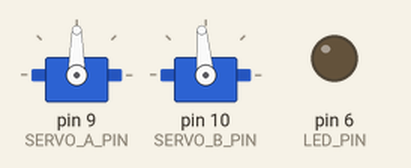
Simulated run of this sketch. Board: Arduino Uno, built with avr-gcc and run on an emulated ATmega328P. On the bench: 2 × servo, output pins drawn as LEDs (lit = HIGH). What the sketch prints to the serial monitor is not drawn.

Above: at 0.1 s.
At 2.2 s:
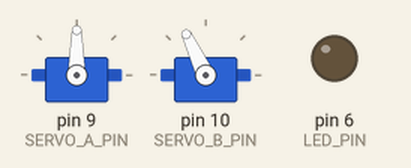
At 9.4 s:
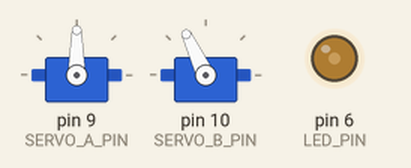
At 28.4 s:
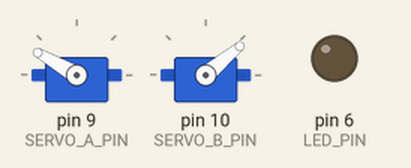
At 33.9 s:
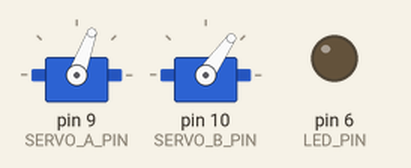
At 37.0 s:
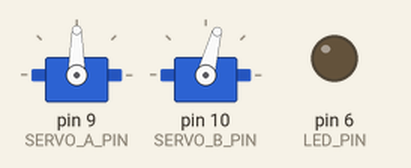
Timing chart, 0 to 38.5 s (numbered marks = the images above):
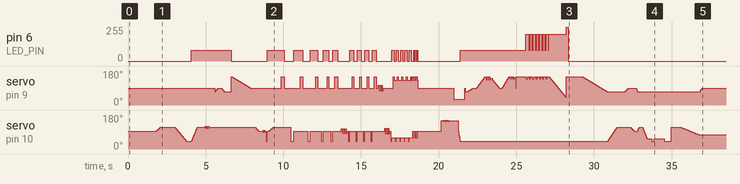

The sketch:

02_useless_box_battle.ino
```cpp
/*
  ═══════════════════════════════════════════════════════════════════════════════
  USELESS BOX — BATTLE OF THE SERVOS
  ═══════════════════════════════════════════════════════════════════════════════
  Hardware:
    Servo A   → D9   — presses the OFF button (right servo)
    Servo B   → D10  — presses the ON  button (left servo)
    LED       → D6   — **100 ohm resistor
*/

#include <Servo.h>

// ── PINS ─────────────────────────────────────────────────────────────────────
const int SERVO_A_PIN   = 9;
const int SERVO_B_PIN   = 10;
const int LED_PIN       = 6;

// Angles for the regular positions used throughout code
const int A_HOME  = 90;   // Center resting / staredown
const int A_PRESS = 150;  // ◄ Presses OFF button — calibrate first
const int A_LED   = 70;   // Looking at LED
const int A_READY = 130;

const int B_HOME  = 95;   // Center resting / staredown
const int B_PRESS = 40;   // ◄ Presses ON button — calibrate first
const int B_LED   = 115;  // Looking at LED
const int B_DROOP = 75;   // Dejected — arm hanging away from button
const int B_READY = 60;

// LED brightness levels
const int LED_OFF    = 0;
const int LED_DIM    = 80;
const int LED_BRIGHT = 200;
const int LED_MAX    = 255;

// Globals
Servo servoA;
Servo servoB;
int   ledLevel = LED_OFF;

// Servo movement functions for consistent style and LED control

// Smooth sweep - stepDelay controls timing: 5=quick  15=normal  25=slower (any timing can be used)
void sweep(Servo &srv, int fromAngle, int toAngle, int stepDelay) {
  int step = (fromAngle < toAngle) ? 1 : -1;
  for (int pos = fromAngle; pos != toAngle + step; pos += step) {
    srv.write(pos);
    delay(stepDelay);
  }
}

// Instant move with optional settle time
void snap(Servo &srv, int angle, int settleMs = 150) {
  srv.write(angle);
  delay(settleMs);
}

// Irritation wiggle at a given position
void wiggle(Servo &srv, int centerAngle, int amount, int reps, int speed = 70) {
  for (int i = 0; i < reps; i++) {
    srv.write(centerAngle + amount);
    delay(speed);
    srv.write(centerAngle - amount);
    delay(speed);
  }
  srv.write(centerAngle);
  delay(80);
}

// LED control
void ledOn(int brightness = LED_DIM) {
  ledLevel = brightness;
  analogWrite(LED_PIN, ledLevel);
}
void ledOff() {
  ledLevel = LED_OFF;
  analogWrite(LED_PIN, LED_OFF);
}

// Quick press and return — ledAction: 1=on  -1=off  0=no change
void quickPress(Servo &srv, int pressAngle, int homeAngle,
                int holdMs, int returnMs, int ledAction = 0) {
  srv.write(pressAngle);
  delay(holdMs);
  if (ledAction ==  1) ledOn(LED_DIM);
  if (ledAction == -1) ledOff();
  srv.write(homeAngle);
  delay(returnMs);
}

// Animation Scenes for servo movements and LED control
void scene_1() {
  delay(600);

  sweep(servoB, B_HOME, B_LED, 15);
  delay(900);

  sweep(servoB, B_LED, B_PRESS, 10);
  delay(300);
  ledOn(LED_DIM);
  sweep(servoB, B_PRESS, B_LED, 5);
  delay(500);
  wiggle(servoB, B_LED, 5, 3, 45);
}

void scene_2() {
  snap(servoA, A_HOME, A_LED);
  delay(200);

  sweep(servoA, A_LED, A_HOME, 10);
  delay(200);

  sweep(servoA, A_HOME, A_LED, 10);
  delay(300);

  snap(servoA, A_LED, A_PRESS);
  ledOff();
  sweep(servoA, A_PRESS, A_HOME, 20);
  delay(300);

  sweep(servoB, B_LED, B_HOME, 10);
  delay(300);

  wiggle(servoB, B_HOME, 5, 3, 20);

  snap(servoB, B_PRESS, 80);
  ledOn(LED_DIM);
  snap(servoB, B_HOME, 100);

  sweep(servoB, B_HOME, B_LED, 14);
  delay(500);
}

void scene_3() {
  for (int r = 3; r >= 0; r--) {
    quickPress(servoA, A_PRESS, A_HOME, 30 * r +100, 30 * r + 150, -1);
    delay(60 * r);
    quickPress(servoB, B_PRESS, B_HOME, 30 * r +100, 30 * r + 150,  1);
    delay(60 * r);
  }
  quickPress(servoA, A_PRESS, A_HOME, 200, 200, -1);

  wiggle(servoB, B_HOME, 12, 3, 65);
  for (int r = 0; r < 4; r++) {
    quickPress(servoB, B_PRESS, B_HOME, 100, 140,  1);
    quickPress(servoA, A_PRESS, A_HOME, 100, 140, -1);
  }

  wiggle(servoA, A_HOME, 14, 3, 55);
  wiggle(servoB, B_HOME, 14, 3, 55);
  for (int r = 0; r < 5; r++) {
    quickPress(servoB, B_PRESS, B_READY, 60, 80,  1);
    quickPress(servoA, A_PRESS, A_READY, 60, 80, -1);
  }

  for (int e = 0; e < 6; e++) {
    servoA.write(e % 2 == 0 ? A_PRESS : A_READY);
    servoB.write(e % 2 == 0 ? B_HOME  : B_READY);
    if (e % 2 == 0) ledOff(); else ledOn(LED_DIM);
    delay(55);
  }

  servoA.write(A_HOME);
  servoB.write(B_HOME);
  ledOff();

  delay(1500);
}

void scene_4() {
  snap(servoB, 150, 100);
  wiggle(servoB, 150, 3, 3);
  delay(200);
  snap(servoA, 30, 100);
  delay(200);
  sweep(servoB, B_HOME, B_PRESS, 2);
  ledOn(LED_DIM);
  delay(300);

  sweep(servoA, A_HOME, A_LED, 2);
  delay(100);
  sweep(servoA, A_LED, A_HOME, 20);
  delay(200);

  sweep(servoA, A_HOME, A_PRESS, 9);
  wiggle(servoA, A_PRESS - 8, 8, 3, 60);
  sweep(servoA, A_PRESS - 15, A_HOME, 10);
  delay(200);

  sweep(servoA, A_HOME, A_PRESS, 7);
  wiggle(servoA, A_PRESS - 5, 5, 4, 45);
  snap(servoA, A_HOME, 20);
  snap(servoA, A_PRESS, 20);

  for (int b = LED_DIM; b <= LED_BRIGHT; b++) {
    analogWrite(LED_PIN, b);
    delay(5);
  }

  for (int f = 0; f < 7; f++) {
    snap(servoA, A_PRESS - 10, 55);
    analogWrite(LED_PIN, LED_BRIGHT);
    delay(55);
    snap(servoA, A_PRESS, 55);
    analogWrite(LED_PIN, 80);
    delay(45);
  }
  analogWrite(LED_PIN, LED_BRIGHT);
  sweep(servoA, A_PRESS, 40, 10);
  snap(servoA, A_PRESS, 20);

  analogWrite(LED_PIN, LED_MAX);
  delay(120);
  analogWrite(LED_PIN, LED_OFF);
  ledLevel = LED_OFF;

  delay(500);
}

void scene_5() {
  delay(400);
  sweep(servoA, A_PRESS,  A_LED, 20);
  sweep(servoB, B_PRESS, B_LED, 8);

  delay(500);

  sweep(servoA, A_LED, A_HOME, 12);
  delay(100);
  sweep(servoB, B_LED, B_HOME, 12);
  delay(100);

  sweep(servoA, A_HOME, A_LED, 5);
  sweep(servoB, B_HOME, B_LED, 5);
  delay(200);

  sweep(servoB, B_LED, B_PRESS + 15, 5);
  delay(300);
  snap(servoB, B_PRESS);

  snap(servoB, B_PRESS + 15 );
  delay(500);
  snap(servoB, B_PRESS );
  delay(300);

  snap(servoB, B_LED, 200);
  delay(400);
  sweep(servoB, B_LED, B_DROOP, 30);

  sweep(servoA, A_LED, A_HOME, 8);
  delay(900);
  servoA.write(A_HOME);
}

void setup() {
  servoA.attach(SERVO_A_PIN);
  servoB.attach(SERVO_B_PIN);
  pinMode(LED_PIN, OUTPUT);

  analogWrite(LED_PIN, LED_OFF);
  servoA.write(A_HOME);
  servoB.write(B_HOME);

  Serial.begin(9600);
  Serial.println("Battle of the Servos — ready.");
  delay(1200);

  // Functions that control the different scenes
  scene_1();
  scene_2();
  scene_3();
  scene_4();
  scene_5();
}

void loop() {

}
```
